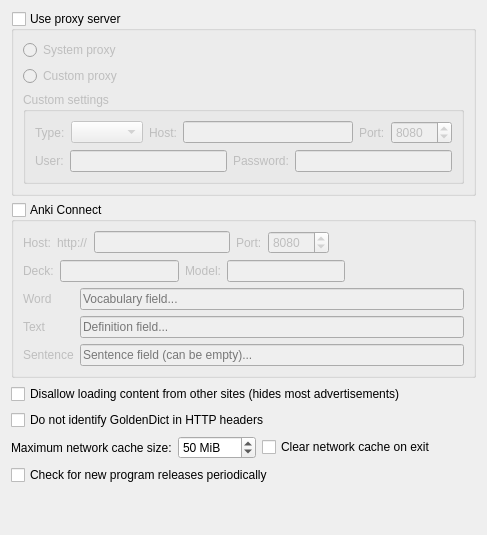
     <widget class="QWidget" name="tab_network">
      <attribute name="icon">
       <iconset resource="../../resources.qrc">
        <normaloff>:/icons/network.svg</normaloff>:/icons/network.svg</iconset>
      </attribute>
      <attribute name="title">
       <string>&amp;Network</string>
      </attribute>
      <layout class="QVBoxLayout" name="verticalLayout_9">
       <item>
        <widget class="QGroupBox" name="useProxyServer">
         <property name="toolTip">
          <string>Enable if you wish to use a proxy server
for all program's network requests.</string>
         </property>
         <property name="title">
          <string>Use proxy server</string>
         </property>
         <property name="checkable">
          <bool>true</bool>
         </property>
         <property name="checked">
          <bool>false</bool>
         </property>
         <layout class="QVBoxLayout" name="verticalLayout_6">
          <item>
           <widget class="QRadioButton" name="systemProxy">
            <property name="text">
             <string>System proxy</string>
            </property>
           </widget>
          </item>
          <item>
           <widget class="QRadioButton" name="customProxy">
            <property name="text">
             <string>Custom proxy</string>
            </property>
           </widget>
          </item>
          <item>
           <widget class="QGroupBox" name="customSettingsGroup">
            <property name="enabled">
             <bool>false</bool>
            </property>
            <property name="title">
             <string>Custom settings</string>
            </property>
            <layout class="QVBoxLayout" name="verticalLayout_18">
             <item>
              <layout class="QHBoxLayout" name="horizontalLayout_3">
               <item>
                <widget class="QLabel" name="label">
                 <property name="text">
                  <string>Type:</string>
                 </property>
                </widget>
               </item>
               <item>
                <widget class="QComboBox" name="proxyType"/>
               </item>
               <item>
                <widget class="QLabel" name="label_3">
                 <property name="enabled">
                  <bool>false</bool>
                 </property>
                 <property name="text">
                  <string>Host:</string>
                 </property>
                </widget>
               </item>
               <item>
                <widget class="QLineEdit" name="proxyHost"/>
               </item>
               <item>
                <widget class="QLabel" name="label_2">
                 <property name="text">
                  <string>Port:</string>
                 </property>
                </widget>
               </item>
               <item>
                <widget class="QSpinBox" name="proxyPort">
                 <property name="maximum">
                  <number>65535</number>
                 </property>
                 <property name="value">
                  <number>8080</number>
                 </property>
                </widget>
               </item>
              </layout>
             </item>
             <item>
              <layout class="QHBoxLayout" name="horizontalLayout_2">
               <item>
                <widget class="QLabel" name="label_4">
                 <property name="text">
                  <string>User:</string>
                 </property>
                </widget>
               </item>
               <item>
                <widget class="QLineEdit" name="proxyUser"/>
               </item>
               <item>
                <widget class="QLabel" name="label_5">
                 <property name="text">
                  <string>Password:</string>
                 </property>
                </widget>
               </item>
               <item>
                <widget class="QLineEdit" name="proxyPassword">
                 <property name="echoMode">
                  <enum>QLineEdit::Password</enum>
                 </property>
                </widget>
               </item>
              </layout>
             </item>
            </layout>
           </widget>
          </item>
         </layout>
        </widget>
       </item>
       <item>
        <widget class="QGroupBox" name="useAnkiConnect">
         <property name="enabled">
          <bool>true</bool>
         </property>
         <property name="title">
          <string>Anki Connect</string>
         </property>
         <property name="checkable">
          <bool>true</bool>
         </property>
         <property name="checked">
          <bool>false</bool>
         </property>
         <layout class="QVBoxLayout" name="verticalLayout_13">
          <item>
           <layout class="QHBoxLayout" name="horizontalLayout_21">
            <item>
             <widget class="QLabel" name="label_22">
              <property name="text">
               <string>Host:</string>
              </property>
             </widget>
            </item>
            <item>
             <widget class="QLabel" name="label_24">
              <property name="text">
               <string>http://</string>
              </property>
             </widget>
            </item>
            <item>
             <widget class="QLineEdit" name="ankiHost"/>
            </item>
            <item>
             <widget class="QLabel" name="label_23">
              <property name="text">
               <string>Port:</string>
              </property>
             </widget>
            </item>
            <item>
             <widget class="QSpinBox" name="ankiPort">
              <property name="maximum">
               <number>65535</number>
              </property>
              <property name="value">
               <number>8080</number>
              </property>
             </widget>
            </item>
            <item>
             <spacer name="horizontalSpacer_16">
              <property name="orientation">
               <enum>Qt::Horizontal</enum>
              </property>
              <property name="sizeHint" stdset="0">
               <size>
                <width>40</width>
                <height>20</height>
               </size>
              </property>
             </spacer>
            </item>
           </layout>
          </item>
          <item>
           <layout class="QHBoxLayout" name="horizontalLayout_22">
            <item>
             <widget class="QLabel" name="label_28">
              <property name="text">
               <string>Deck:</string>
              </property>
             </widget>
            </item>
            <item>
             <widget class="QLineEdit" name="ankiDeck"/>
            </item>
            <item>
             <widget class="QLabel" name="label_25">
              <property name="text">
               <string>Model:</string>
              </property>
             </widget>
            </item>
            <item>
             <widget class="QLineEdit" name="ankiModel"/>
            </item>
            <item>
             <spacer name="horizontalSpacer_17">
              <property name="orientation">
               <enum>Qt::Horizontal</enum>
              </property>
              <property name="sizeHint" stdset="0">
               <size>
                <width>40</width>
                <height>20</height>
               </size>
              </property>
             </spacer>
            </item>
           </layout>
          </item>
          <item>
           <layout class="QFormLayout" name="formLayout">
            <item row="0" column="0">
             <widget class="QLabel" name="wordLabel">
              <property name="text">
               <string>Word</string>
              </property>
             </widget>
            </item>
            <item row="0" column="1">
             <widget class="QLineEdit" name="ankiWord">
              <property name="placeholderText">
               <string>Vocabulary field...</string>
              </property>
             </widget>
            </item>
            <item row="1" column="0">
             <widget class="QLabel" name="textLabel">
              <property name="text">
               <string>Text</string>
              </property>
             </widget>
            </item>
            <item row="1" column="1">
             <widget class="QLineEdit" name="ankiText">
              <property name="placeholderText">
               <string>Definition field...</string>
              </property>
             </widget>
            </item>
            <item row="2" column="0">
             <widget class="QLabel" name="sentenceLabel">
              <property name="text">
               <string>Sentence</string>
              </property>
             </widget>
            </item>
            <item row="2" column="1">
             <widget class="QLineEdit" name="ankiSentence">
              <property name="placeholderText">
               <string>Sentence field (can be empty)...</string>
              </property>
             </widget>
            </item>
           </layout>
          </item>
         </layout>
        </widget>
       </item>
       <item>
        <widget class="QCheckBox" name="disallowContentFromOtherSites">
         <property name="toolTip">
          <string>Enabling this would make GoldenDict block most advertisements
by disallowing content (images, frames) not originating from the site
you are browsing. If some site breaks because of this, try disabling this.</string>
         </property>
         <property name="text">
          <string>Disallow loading content from other sites (hides most advertisements)</string>
         </property>
        </widget>
       </item>
       <item>
        <widget class="QCheckBox" name="hideGoldenDictHeader">
         <property name="toolTip">
          <string>Some sites detect GoldenDict via HTTP headers and block the requests.
Enable this option to workaround the problem.</string>
         </property>
         <property name="text">
          <string>Do not identify GoldenDict in HTTP headers</string>
         </property>
        </widget>
       </item>
       <item>
        <layout class="QHBoxLayout" name="horizontalLayout_11">
         <item>
          <widget class="QLabel" name="label_20">
           <property name="text">
            <string>Maximum network cache size:</string>
           </property>
          </widget>
         </item>
         <item>
          <widget class="QSpinBox" name="maxNetworkCacheSize">
           <property name="toolTip">
            <string>Maximum disk space occupied by GoldenDict's network cache in
%1
If set to 0 the network disk cache will be disabled.</string>
           </property>
           <property name="suffix">
            <string> MiB</string>
           </property>
           <property name="maximum">
            <number>2000</number>
           </property>
           <property name="value">
            <number>50</number>
           </property>
          </widget>
         </item>
         <item>
          <widget class="QCheckBox" name="clearNetworkCacheOnExit">
           <property name="toolTip">
            <string>When this option is enabled, GoldenDict
clears its network cache from disk during exit.</string>
           </property>
           <property name="text">
            <string>Clear network cache on exit</string>
           </property>
          </widget>
         </item>
         <item>
          <spacer name="horizontalSpacer_15">
           <property name="orientation">
            <enum>Qt::Horizontal</enum>
           </property>
           <property name="sizeHint" stdset="0">
            <size>
             <width>40</width>
             <height>20</height>
            </size>
           </property>
          </spacer>
         </item>
        </layout>
       </item>
       <item>
        <widget class="QCheckBox" name="checkForNewReleases">
         <property name="toolTip">
          <string>When this is enabled, the program periodically
checks if a new, updated version of GoldenDict
is available for download. If it is so, the program
informs the user about it and prompts to open a
download page.</string>
         </property>
         <property name="text">
          <string>Check for new program releases periodically</string>
         </property>
        </widget>
       </item>
       <item>
        <spacer name="verticalSpacer_3">
         <property name="orientation">
          <enum>Qt::Vertical</enum>
         </property>
         <property name="sizeHint" stdset="0">
          <size>
           <width>20</width>
           <height>39</height>
          </size>
         </property>
        </spacer>
       </item>
      </layout>
     </widget>
